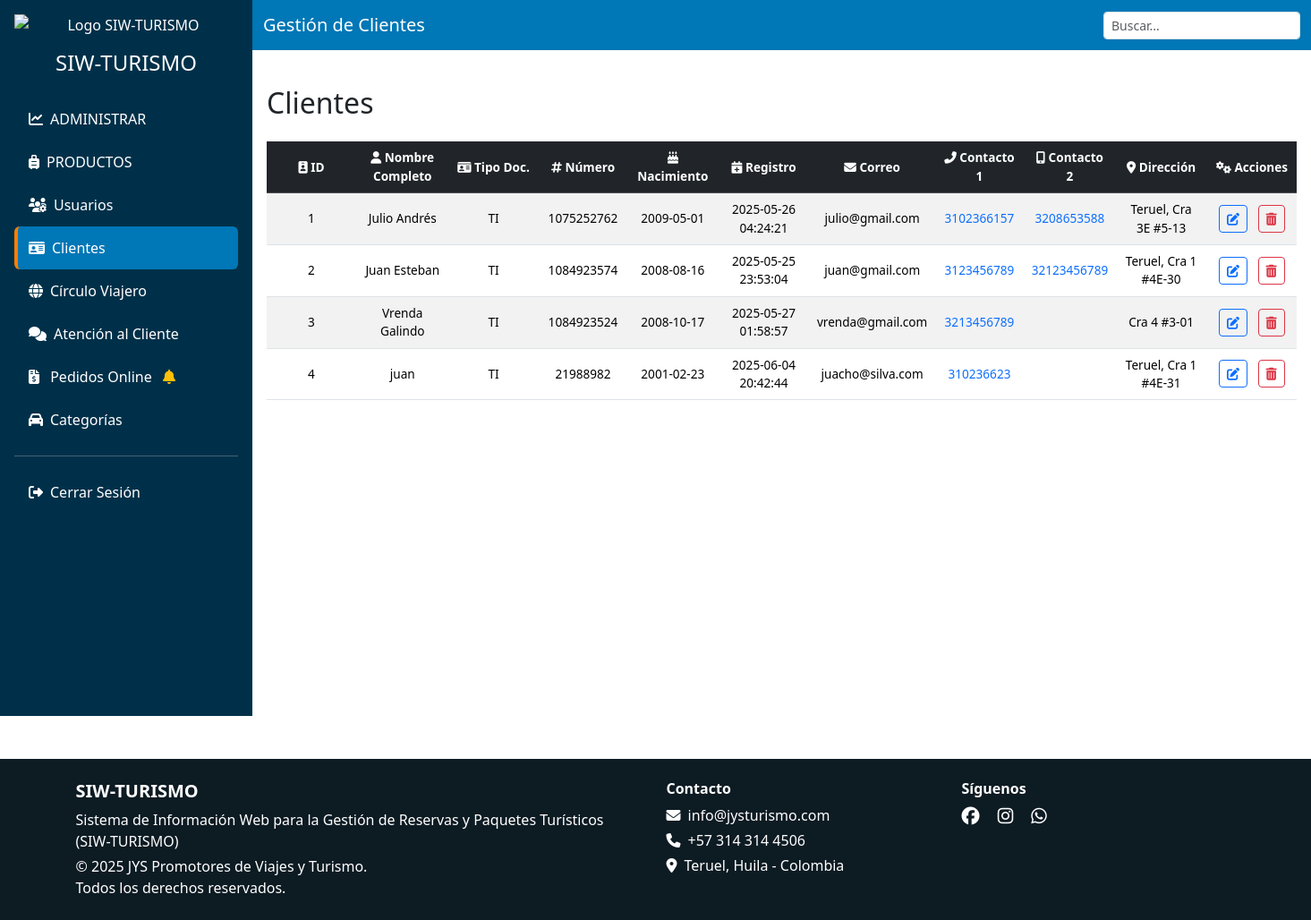
The page /vista/admin/clientes.php (signed in) on the database as committed earlier.
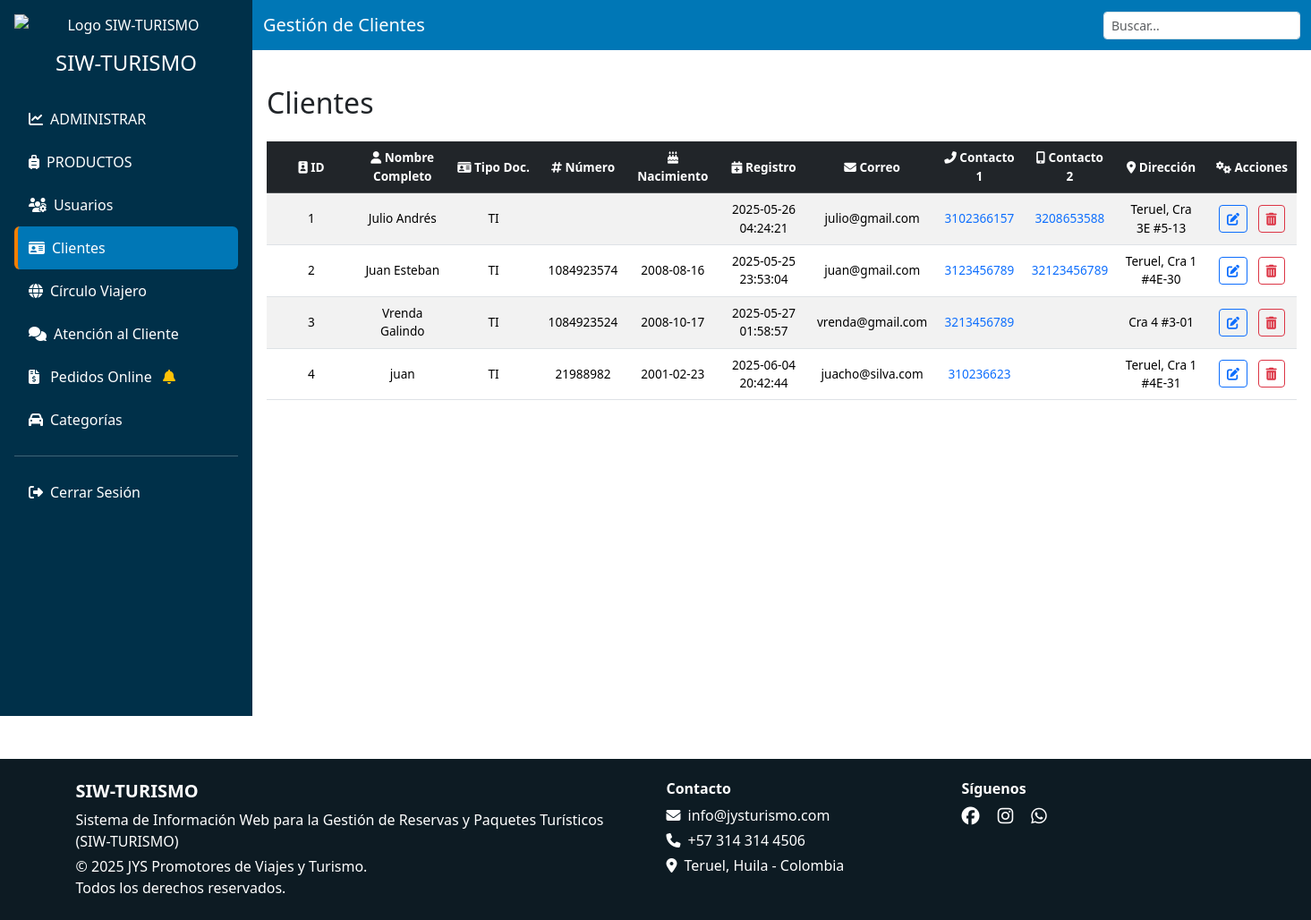
The same page on the database as committed later.
### tables this page shows
CREATE TABLE `clientes` (
  `id` int(11) NOT NULL,
  `nombre` text NOT NULL,
  `tipo_documento` enum('CC','TI','RC','PASAPORTE','CE') DEFAULT NULL,
  `numero_documento` int(11) DEFAULT NULL,
  `fecha_registro` timestamp NULL DEFAULT NULL,
  `fecha_nacimiento` date DEFAULT NULL,
  `correo` varchar(150) NOT NULL,
  `contacto_1` varchar(15) DEFAULT NULL,
  `contacto_2` varchar(15) DEFAULT NULL,
  `clave` varchar(100) NOT NULL,
  `direccion` text DEFAULT NULL
);

### modelo/clientes_m.php (called while the page is built, shortened)
<?php
function obtenerClientes($conn) {
    $result = mysqli_query($conn, "SELECT * FROM clientes");
    return mysqli_fetch_all($result, MYSQLI_ASSOC);
}
?>

### vista/admin/clientes.php (the view, shortened to what this page needs)
<?php include('header.php'); ?>
<body>
  <?php
  include '../../conexion.php';
  include '../../modelo/clientes_m.php';
  $clientes = obtenerClientes($conn);
  ?>
  <div class="d-flex flex-column flex-lg-row">
    <?php include('sidebar.php'); ?>
    <div class="flex-grow-1">
      <nav class="navbar navbar-dark">
        <div class="container-fluid">
          <span class="navbar-brand text-white">Gestión de Clientes</span>
          <div class="dataTables_filter">
            <input type="search" id="buscar" class="form-control form-control-sm" placeholder="Buscar...">
          </div>
        </div>
      </nav>
      <div class="main-content">
        <div class="d-flex flex-column flex-md-row justify-content-between align-items-center mb-4">
          <h2 class="mb-3 mb-md-0 mt-4">Clientes</h2>
        </div>
        <div class="table-container">
          <table class="table table-striped table-hover align-middle">
            <thead class="table-dark text-center">
              <tr>
                <th><i class="fas fa-id-badge"></i> ID</th>
                <th><i class="fas fa-user"></i> Nombre Completo</th>
                <th><i class="fas fa-id-card"></i> Tipo Doc.</th>
                <th><i class="fas fa-hashtag"></i> Número</th>
                <th><i class="fas fa-birthday-cake"></i> Nacimiento</th>
                <th><i class="fas fa-calendar-plus"></i> Registro</th>
                <th><i class="fas fa-envelope"></i> Correo</th>
                <th><i class="fas fa-phone-alt"></i> Contacto 1</th>
                <th><i class="fas fa-mobile-alt"></i> Contacto 2</th>
                <th><i class="fas fa-map-marker-alt"></i> Dirección</th>
                <th><i class="fas fa-cogs"></i> Acciones</th>
              </tr>
            </thead>
            <tbody class="text-center">
              <?php foreach ($clientes as $cliente): ?>
                <tr>
                  <td><?= $cliente['id'] ?></td>
                  <td><?= $cliente['nombre'] ?></td>
                  <td><?= $cliente['tipo_documento'] ?></td>
                  <td><?= $cliente['numero_documento'] ?></td>
                  <td><?= $cliente['fecha_nacimiento'] ?></td>
                  <td><?= $cliente['fecha_registro'] ?></td>
                  <td><?= $cliente['correo'] ?></td>
                  <td>
                    <a href="https://wa.me/57<?= preg_replace('/\D/', '', $cliente['contacto_1']) ?>" target="_blank">
                      <?= $cliente['contacto_1'] ?>
                    </a>
                  </td>
                  <td>
                    <a href="https://wa.me/57<?= preg_replace('/\D/', '', $cliente['contacto_2']) ?>" target="_blank">
                      <?= $cliente['contacto_2'] ?>
                    </a>
                  </td>
                  <td><?= $cliente['direccion'] ?></td>
                  <td>
                    <button class="btn btn-sm btn-outline-primary me-2" data-bs-toggle="modal"
                      data-bs-target="#modalEditar<?= $cliente['id'] ?>">
                      <i class="fas fa-edit"></i>
                    </button>
                    <button class="btn btn-sm btn-outline-danger"
                      onclick="eliminar(event, <?= $cliente['id'] ?>)"><i class="fas fa-trash-alt"></i>
                    </button>
                  </td>
                </tr>
              <?php endforeach; ?>
            </tbody>
          </table>
        </div>
      </div>
    </div>
  </div>
  <?php include('footer.php'); ?>
</body>
</html>

Rows that differ between the two databases and show on the page:
changed clientes "Julio Andrés": numero_documento "1075252762" → (not shown); fecha_nacimiento "2009-05-01" → (not shown)
